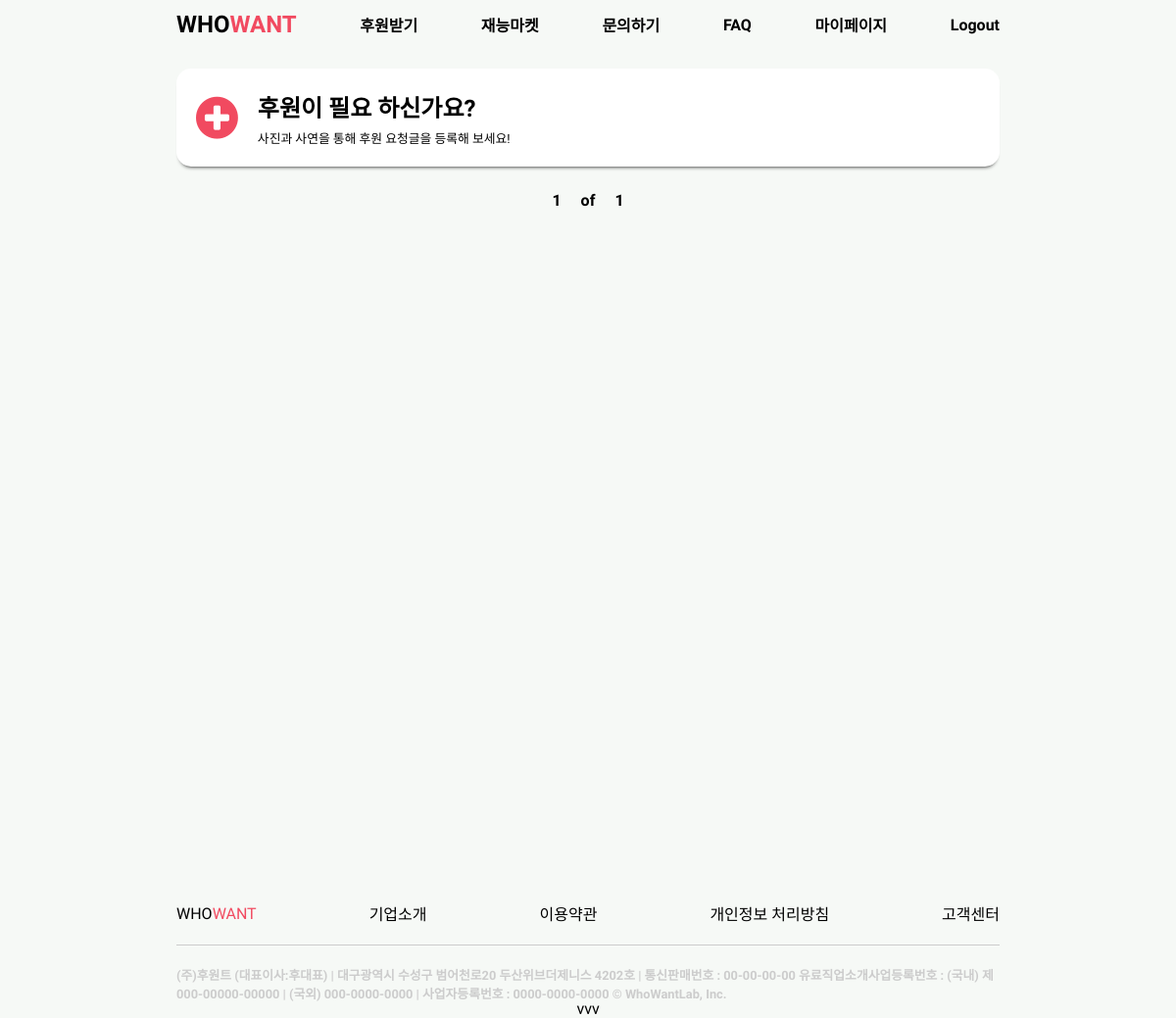
Page /listview/list_view/ (signed in) on the earlier database version.
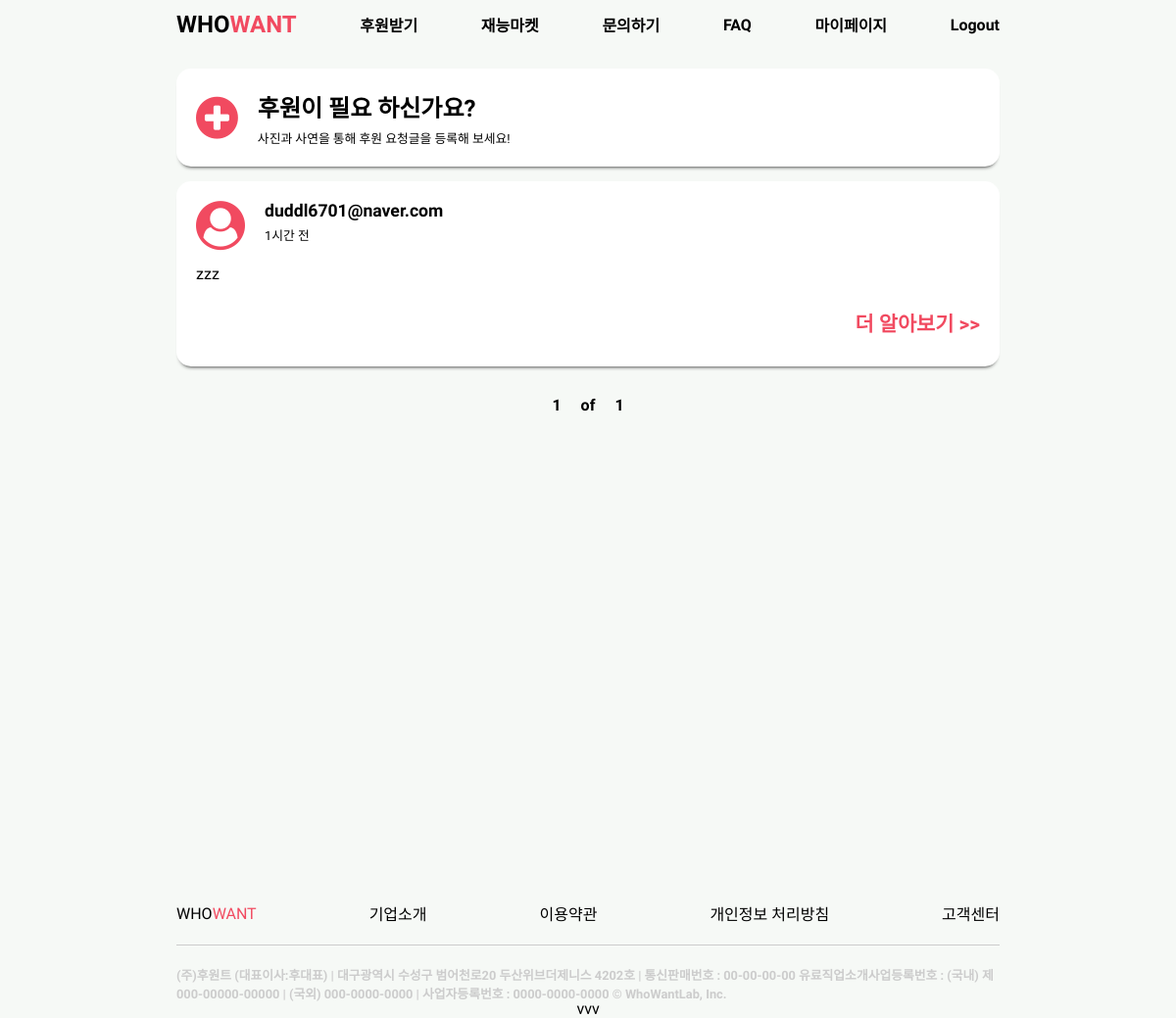
Same page on the later database version.
### list/models.py (models this page shows, shortened)
class Post(models.Model):
    title = models.CharField(max_length=100)
    writer = models.ForeignKey(CustomUser, on_delete=models.CASCADE, related_name='users')
    post_time = models.DateTimeField(auto_now_add=True)
    body = models.CharField(max_length=500)
    thumbnail = models.ImageField(verbose_name='썸네일', upload_to='thumbnail/')
    @property
    def created_string(self):
        time = datetime.now(tz=timezone.utc) - self.post_time
        if time < timedelta(minutes=1):
            return '방금 전'
        elif time < timedelta(hours=1):
            return str(int(time.seconds / 60)) + '분 전'
        elif time < timedelta(days= 1):
            return str(int(time.seconds / 3600)) + '시간 전'
        elif time < timedelta(days= 7):
            time = datetime.now(tz=timezone.utc).date() - self.post_time.date()
            return str(time.days) + '일 전'
        else:
            return False

### user_info/models.py (models this page shows)
class CustomUser(AbstractUser):
    username = None
    email = models.EmailField(_('email address'), unique=True)
    auth = models.CharField(max_length=10, verbose_name="인증번호", null=True)
    active = models.BooleanField(default=False)
    USERNAME_FIELD = 'email'
    REQUIRED_FIELDS = []
    objects = CustomUserManager()
    def __str__(self):
        return self.email

### list/views.py (the view)
# urls.py: path('list_view/', views.list_view, name='list_view'),
def list_view(request):
    msg = ""
    if not request.user.active:
        msg = "email_not_auth"
    post = Post.objects.all().order_by('-id')
    paginator = Paginator(post, 2)
    page = request.GET.get('page')
    post = paginator.get_page(page)
    return render(request, 'html/feed.html', {'posts':post, 'msg': msg})

### list/templates/html/feed.html (shortened to what this page needs)
<!doctype html>
{% load static %}
<html lang="kor">
<head>
    <link rel="stylesheet" type="text/css" href="{% static 'feed.css' %}">
    <link rel="stylesheet" href="https://maxcdn.bootstrapcdn.com/font-awesome/4.7.0/css/font-awesome.min.css">
</head>
<body>
<div class="header">
    <ul>
        <li><a href="{% url 'user_info:home' %}" class="logo">WHO<span>WANT</span></a></li>
        <li><a href="{% url 'list:helpWrite' %}" class="navItem">후원받기</a></li>
        <li><a href="{% url 'market:market_view' %}" class="navItem">재능마켓</a></li>
        <li><a href="{% url 'inquiry:CS' %}" class="navItem">문의하기</a></li>
        <li><a href="{% url 'inquiry:FAQ' %}" class="navItem">FAQ</a></li>
        <li><a href="{% url 'user_info:mypage' %}" class="navItem">마이페이지</a></li>
        {% if not user.is_authenticated %}
            <li><a href="{% url 'user_info:login_view' %} " class="navItem">Login</a></li>
        {% else %}
            <li><a href="{% url 'user_info:logout_view' %}" class="navItem">Logout</a></li>
        {% endif %}
    </ul>
</div>
<div class="contentBox">
    <div class="makeDonate">
        <div class = "go">
        <i class="fa fa-plus-circle" aria-hidden="true"></i>
        </div>
        <div class="verticalTextBox">
            <h2>후원이 필요 하신가요?</h2>
            <h3>사진과 사연을 통해 후원 요청글을 등록해 보세요!</h3>
        </div>
    </div>
    {% for post in posts %}
        <div class="content">
            <div class="title">
                <i class="fa fa-user-circle" aria-hidden="true"></i>
                <div class="titleTextBox">
                    <h2 class="userName">{{ post.writer }}</h2>
                    <h3 class="time">
                        {% if post.created_string == False %}
                            {{ post.created|date:'m월 d일' }}
                        {% else %}
                            {{ post.created_string }}
                        {% endif %}</h3>
                </div>
            </div>
            <h2 class="contents">{{ post.body }}</h2>
            <div class="btnBox">
                <button type="button" onclick="location.href = '{% url 'list:feed_Detail' post.id %}'">더 알아보기 >>
                </button>
            </div>
        </div>
    {% endfor %}
    <div class="pager">
        <div class="pagerBox">
            <span>{{ posts.number }}</span>
            <span>of</span>
            <span>{{ posts.paginator.num_pages }}</span>
        </div>
    </div>
</div>
<div class="footer">
    <ul>
        <li><a href="#" class="logo">WHO<span>WANT</span></a></li>
        <li><a href="#" class="navItem">기업소개</a></li>
        <li><a href="#" class="navItem">이용약관</a></li>
        <li><a href="#" class="navItem">개인정보 처리방침</a></li>
        <li><a href="#" class="navItem">고객센터</a></li>
    </ul>
    <span class="line"></span>
    <h2>(주)후원트 (대표이사:후대표) | 대구광역시 수성구 범어천로20 두산위브더제니스 4202호 | 통신판매번호 : 00-00-00-00
        유료직업소개사업등록번호 : (국내) 제000-00000-00000 | (국외) 000-0000-0000 | 사업자등록번호 : 0000-0000-0000
        © WhoWantLab, Inc.</h2>
</div>
</body>
</html>vvv

Differences in the rows shown:
added Post: writer "duddl6701@naver.com", created_string "1시간 전", body "zzz"
